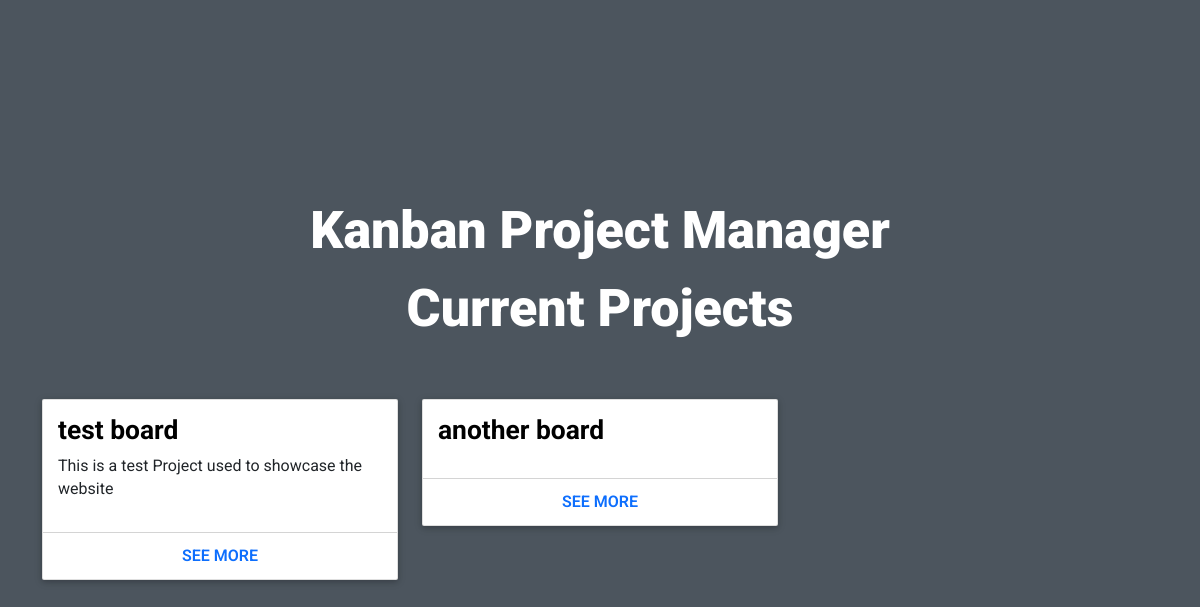
The page / on the database its author committed.
### KanbanManager/models.py (models this page shows, shortened)
class KanbanBoard(models.Model):
    name = models.CharField(max_length=30)
    description = models.TextField()

### KanbanManager/views.py (the view)
# urls.py: path('', views.index, name='index'),
def index(request):
    projects = KanbanBoard.objects.all()
    return render(request, 'KanbanManager/index.html', {
        "projects": projects
    })

### KanbanManager/templates/KanbanManager/index.html (shortened to what this page needs)
{% load static %}
<!DOCTYPE html>
<html>
    <head>
        <link rel="stylesheet" href="https://cdn.jsdelivr.net/npm/bootstrap@5.0.0-beta1/dist/css/bootstrap.min.css">
        <link rel="stylesheet" href="https://cdn.jsdelivr.net/npm/bootstrap@5.0.0-beta1/dist/js/bootstrap.bundle.min.js">
        <link rel="stylesheet" href="https://cdn.jsdelivr.net/npm/boxicons@latest/css/boxicons.min.css">
        <link rel="stylesheet" href="{% static 'KanbanManager/card_styles.css' %}">
    </head>
    <body>
        <section class="wrapper">
            <div class="container-fostrap">
                <div>
                    <h1 class="heading">
                        Kanban Project Manager
                    </h1>
                    <h4 class="heading">Current Projects</h4>
                </div>
                <div class="content" style="margin-top: 5%;">
                    <div class="container">
                        <div class="row">
                            {% for project in projects %}
                            <div class="col-xs-12 col-sm-4">
                                <div class="card">
                                    <div class="card-content">
                                        <h4 class="card-title">
                                            <a href="{% url 'board' project.id %}"> {{ project.name }}
                                          </a>
                                        </h4>
                                        <p class="">
                                            {{ project.description }}
                                        </p>
                                    </div>
                                    <div class="card-read-more">
                                        <a href="{% url 'board' project.id %}" class="btn btn-link btn-block">
                                            See More
                                        </a>
                                    </div>
                                </div>
                            </div>
                            {% endfor %}
                        </div>
                    </div>
                </div>
            </div>
        </section>
    </body>
</html>

### KanbanManager/static/KanbanManager/card_styles.css (style rules this page uses)
html, body { -moz-box-sizing: border-box; box-sizing: border-box; height: 100%; width: 100%; background: #FFF; font-family: 'Roboto', sans-serif; font-weight: 400; }
.wrapper { display: table; height: 100%; width: 100%; }
.container-fostrap { display: table-cell; padding: 1em; text-align: center; vertical-align: middle; }
h1.heading { color: #fff; font-size: 1.15em; font-weight: 900; margin: 0 0 0.5em; margin-top: 10%; }
h4.heading { color: #fff; font-size: 0.5em; font-weight: 900; margin: 0 0 0.5em; }
@media (min-width: 450px) { h1.heading { font-size: 3.55em; } }
@media (min-width: 760px) { h1.heading { font-size: 3.05em; } }
@media (min-width: 900px) { h1.heading { font-size: 3.25em; margin: 0 0 0.3em; } }
@media (min-width: 450px) { h4.heading { font-size: 3.55em; } }
@media (min-width: 760px) { h4.heading { font-size: 3.05em; } }
@media (min-width: 900px) { h4.heading { font-size: 3.25em; margin: 0 0 0.3em; } }
.card { display: block; margin-bottom: 20px; line-height: 1.42857143; background-color: #fff; border-radius: 2px; box-shadow: 0 2px 5px 0 rgba(0,0,0,0.16),0 2px 10px 0 rgba(0,0,0,0.12); transition: box-shadow .25s; }
.card-content { padding:15px; text-align:left; }
.card-title { margin-top:0px; font-weight: 700; font-size: 1.65em; }
.card-title a { color: #000; text-decoration: none !important; }
.card-read-more { border-top: 1px solid #D4D4D4; }
.card-read-more a { text-decoration: none !important; padding:10px; font-weight:600; text-transform: uppercase }

### KanbanManager/templates/KanbanManager/index.html (style rules this page uses)
body { background: #4c555e; }

### rows shown on the page
KanbanBoard: name "test board", description "This is a test Project used to showcase the website"
KanbanBoard: name "another board"
